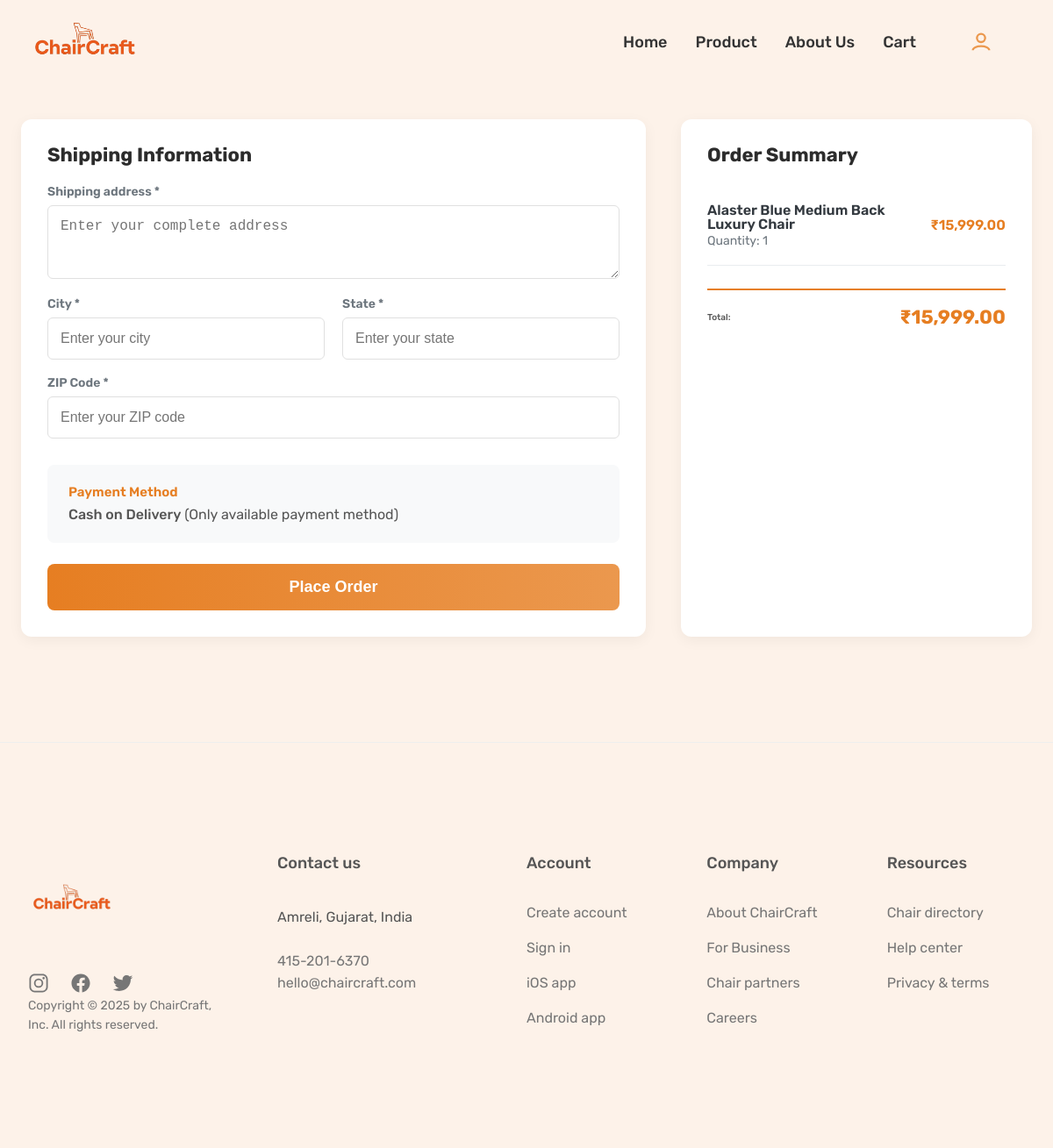
/checkout.php (signed in), run on the app's committed database.
### tables this page shows
CREATE TABLE `cart` (
  `id` int(11) NOT NULL,
  `user_id` int(11) NOT NULL,
  `product_id` int(11) NOT NULL,
  `quantity` int(11) NOT NULL DEFAULT 1,
  `created_at` timestamp NOT NULL DEFAULT current_timestamp(),
  `updated_at` timestamp NOT NULL DEFAULT current_timestamp() ON UPDATE current_timestamp()
);

CREATE TABLE `products` (
  `id` int(11) NOT NULL,
  `name` varchar(100) NOT NULL,
  `description` text DEFAULT NULL,
  `price` decimal(10,2) NOT NULL,
  `stock` int(11) DEFAULT 0,
  `image` varchar(255) DEFAULT NULL,
  `category_id` int(11) DEFAULT NULL
);

### checkout.php (the view, shortened to what this page needs)
    <?php
require_once 'admin/config/db_con.php';
$user_id = $_SESSION['auth_user']['id'];
$cart_query = "SELECT c.*, p.name, p.price, p.image
               FROM cart c
               JOIN products p ON c.product_id = p.id
               WHERE c.user_id = ?";
$stmt = $con->prepare($cart_query);
$stmt->bind_param("i", $user_id);
$stmt->execute();
$cart_items = $stmt->get_result();
$total = 0;
$cart_data = [];
while ($item = $cart_items->fetch_assoc()) {
    $subtotal = $item['price'] * $item['quantity'];
    $total += $subtotal;
    $cart_data[] = $item;
}
?>
<!DOCTYPE html>
<html lang="en">
<head>
    <link rel="stylesheet" href="styles/checkout.css">
</head>
<body>
    <div class="main-checkout-bg">
        <?php require 'nav.php'; ?>
    <div class="checkout-container">
        <div class="checkout-form">
            <h2>Shipping Information</h2>
            <form method="POST" action="checkout.php">
                <div class="form-group">
                    <label class="required-label">Shipping address *</label>
                    <textarea id="address" name="address" rows="3" required
                              placeholder="Enter your complete address"
                              minlength="10"><?php echo htmlspecialchars($_SESSION['display_address'] ?? ''); unset($_SESSION['display_address']); ?></textarea>
                </div>
                <div class="form-row">
                    <div class="form-group">
                        <label for="city">City *</label>
                    <input type="text" id="city" name="city" required
                           placeholder="Enter your city" value="<?php echo htmlspecialchars($_SESSION['display_city'] ?? ''); unset($_SESSION['display_city']); ?>">
                    </div>
                    <div class="form-group">
                        <label for="state">State *</label>
                    <input type="text" id="state" name="state" required
                           placeholder="Enter your state" value="<?php echo htmlspecialchars($_SESSION['display_state'] ?? ''); unset($_SESSION['display_state']); ?>">
                    </div>
                </div>
                <div class="form-group">
                    <label for="zip_code">ZIP Code *</label>
                    <input type="text" id="zip_code" name="zip_code" required
                           placeholder="Enter your ZIP code" value="<?php echo htmlspecialchars($_SESSION['display_zip'] ?? ''); unset($_SESSION['display_zip']); ?>">
                </div>
                <div class="payment-method">
                    <label>Payment Method</label>
                    <p><strong>Cash on Delivery</strong> (Only available payment method)</p>
                </div>
                <button type="submit" name="place_order" class="submit-btn">Place Order</button>
            </form>
        </div>
        <div class="order-summary">
            <h3>Order Summary</h3>
            <?php if (count($cart_data) > 0): ?>
                <?php foreach ($cart_data as $item): ?>
                    <div class="order-item">
                        <div class="item-details">
                            <div class="item-name"><?php echo htmlspecialchars($item['name']); ?></div>
                            <div class="item-quantity">Quantity: <?php echo $item['quantity']; ?></div>
                        </div>
                        <div class="item-price">
                            ₹<?php echo number_format($item['price'] * $item['quantity'], 2); ?>
                        </div>
                    </div>
                <?php endforeach; ?>
                <div class="total-section">
                    <div style="display: flex; justify-content: space-between; align-items: center;">
                        <strong>Total:</strong>
                        <span class="total-amount">₹<?php echo number_format($total, 2); ?></span>
                    </div>
                </div>
            <?php else: ?>
                <p>Your cart is empty.</p>
            <?php endif; ?>
        </div>
    </div>
</div>
    <?php require 'footer.php'; ?>
</body>
</html>

### styles/checkout.css (style rules this page uses)
:root { font-size: 62.5%; }
body { font-family: "Segoe UI", sans-serif; background-color: #fdf2e9; margin: 0; padding: 0; color: #343a40; }
.main-checkout-bg { padding-bottom: 8rem; }
.checkout-container { max-width: 120rem; margin: 4rem auto; padding: 0 2.4rem; display: grid; grid-template-columns: 1fr 40rem; gap: 4rem; }
.checkout-form, .order-summary { background: #fff; padding: 3rem; border-radius: 1.2rem; box-shadow: 0 0.4rem 1.6rem rgba(0, 0, 0, 0.05); }
.checkout-form h2, .order-summary h3 { font-size: 2.2rem; margin-bottom: 2.4rem; color: #2c2c2c; }
.form-group { margin-bottom: 2rem; }
.form-group label, .required-label { display: block; margin-bottom: 0.8rem; font-weight: 600; font-size: 1.4rem; color: #6c757d; }
.form-group input, .form-group textarea, .form-group select { width: 100%; padding: 1.4rem; font-size: 1.6rem; border: 0.1rem solid #e0e0e0; border-radius: 0.6rem; transition: border-color 0.2s; background-color: #fff; color: #212529; }
.form-row { display: grid; grid-template-columns: 1fr 1fr; gap: 2rem; }
.payment-method { background: #f8f9fa; padding: 2.4rem; border-radius: 0.8rem; font-size: 1.6rem; margin-top: 3rem; }
.payment-method label { font-weight: 600; color: #e67e22; font-size: 1.5rem; margin-bottom: 1rem; display: block; }
.submit-btn { width: 100%; background: linear-gradient(90deg, #e67e22, #eb984e); color: #fff; font-size: 1.8rem; font-weight: 600; border: none; padding: 1.6rem; border-radius: 0.8rem; cursor: pointer; transition: background 0.3s ease, transform 0.2s ease; margin-top: 2.4rem; }
.order-item { display: flex; justify-content: space-between; align-items: center; padding: 2rem 0; border-bottom: 0.1rem solid #e9ecef; }
.item-details { flex: 1; }
.item-name { font-size: 1.6rem; font-weight: 600; color: #343a40; }
.item-quantity { font-size: 1.4rem; color: #6c757d; margin-top: 0.4rem; }
.item-price { font-weight: 600; font-size: 1.6rem; color: #e67e22; }
.total-section { margin-top: 2.6rem; padding-top: 2rem; border-top: 0.2rem solid #e67e22; }
.total-amount { font-size: 2.2rem; font-weight: 700; color: #e67e22; }

### styles/general.css (style rules this page uses)
* { padding: 0; margin: 0; box-sizing: border-box; }
html { font-size: 62.5%; overflow-x: hidden; }
body { font-family: "Rubik", sans-serif; line-height: 1; font-weight: 400; color: #555; overflow-x: hidden; }
strong { font-weight: 500; }

### styles/queries.css (style rules this page uses)
@media (max-width: 75em) { html { font-size: 56.25%; } }

### data on the page
cart: product.name "Alaster Blue Medium Back Luxury Chair", quantity "1", $item['price'] * $item['quantity'] "15,999.00"

### other printed values
$total "15,999.00"
